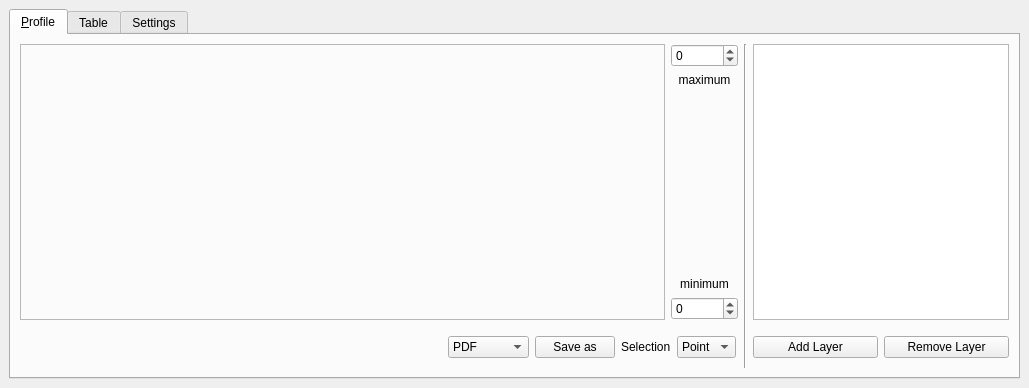
<?xml version="1.0" encoding="UTF-8"?>
<ui version="4.0">
 <class>ProfileTool</class>
 <widget class="QDockWidget" name="ProfileTool">
  <property name="geometry">
   <rect>
    <x>0</x>
    <y>0</y>
    <width>1029</width>
    <height>388</height>
   </rect>
  </property>
  <property name="windowTitle">
   <string>Profile Tool</string>
  </property>
  <widget class="QWidget" name="dockWidgetContents">
   <property name="sizePolicy">
    <sizepolicy hsizetype="Expanding" vsizetype="Expanding">
     <horstretch>0</horstretch>
     <verstretch>0</verstretch>
    </sizepolicy>
   </property>
   <layout class="QVBoxLayout" name="verticalLayout_3">
    <item>
     <widget class="QTabWidget" name="tabWidget">
      <property name="autoFillBackground">
       <bool>true</bool>
      </property>
      <property name="tabPosition">
       <enum>QTabWidget::North</enum>
      </property>
      <property name="tabShape">
       <enum>QTabWidget::Rounded</enum>
      </property>
      <property name="currentIndex">
       <number>0</number>
      </property>
      <property name="elideMode">
       <enum>Qt::ElideNone</enum>
      </property>
      <property name="usesScrollButtons">
       <bool>true</bool>
      </property>
      <widget class="QWidget" name="tab_1">
       <property name="sizePolicy">
        <sizepolicy hsizetype="Expanding" vsizetype="Expanding">
         <horstretch>0</horstretch>
         <verstretch>0</verstretch>
        </sizepolicy>
       </property>
       <attribute name="title">
        <string>&amp;Profile</string>
       </attribute>
       <layout class="QHBoxLayout" name="horizontalLayout_2">
        <item>
         <layout class="QGridLayout" name="gridLayout">
          <item row="0" column="5">
           <widget class="QTableView" name="tableView">
            <property name="sizePolicy">
             <sizepolicy hsizetype="Preferred" vsizetype="Expanding">
              <horstretch>0</horstretch>
              <verstretch>0</verstretch>
             </sizepolicy>
            </property>
            <property name="minimumSize">
             <size>
              <width>10</width>
              <height>10</height>
             </size>
            </property>
           </widget>
          </item>
          <item row="1" column="2" colspan="2">
           <widget class="QWidget" name="widget_save_buttons" native="true">
            <layout class="QHBoxLayout" name="horizontalLayout_3">
             <property name="margin">
              <number>2</number>
             </property>
             <item>
              <widget class="QStackedWidget" name="stackedWidget">
               <property name="currentIndex">
                <number>0</number>
               </property>
               <widget class="QWidget" name="page">
                <layout class="QHBoxLayout" name="horizontalLayout_4">
                 <item>
                  <spacer name="horizontalSpacer_2">
                   <property name="orientation">
                    <enum>Qt::Horizontal</enum>
                   </property>
                   <property name="sizeHint" stdset="0">
                    <size>
                     <width>0</width>
                     <height>20</height>
                    </size>
                   </property>
                  </spacer>
                 </item>
                </layout>
               </widget>
              </widget>
             </item>
             <item>
              <spacer name="horizontalSpacer">
               <property name="orientation">
                <enum>Qt::Horizontal</enum>
               </property>
               <property name="sizeHint" stdset="0">
                <size>
                 <width>1</width>
                 <height>20</height>
                </size>
               </property>
              </spacer>
             </item>
             <item>
              <widget class="QComboBox" name="cbxSaveAs">
               <item>
                <property name="text">
                 <string>PDF</string>
                </property>
               </item>
               <item>
                <property name="text">
                 <string>PNG</string>
                </property>
               </item>
               <item>
                <property name="text">
                 <string>SVG</string>
                </property>
               </item>
               <item>
                <property name="text">
                 <string>print (PS)</string>
                </property>
               </item>
              </widget>
             </item>
             <item>
              <widget class="QPushButton" name="butSaveAs">
               <property name="text">
                <string>Save as</string>
               </property>
              </widget>
             </item>
             <item>
              <widget class="QLabel" name="label">
               <property name="text">
                <string>Selection</string>
               </property>
              </widget>
             </item>
             <item>
              <widget class="QComboBox" name="comboBox">
               <property name="sizePolicy">
                <sizepolicy hsizetype="Minimum" vsizetype="Fixed">
                 <horstretch>0</horstretch>
                 <verstretch>0</verstretch>
                </sizepolicy>
               </property>
               <property name="frame">
                <bool>true</bool>
               </property>
               <item>
                <property name="text">
                 <string>Point</string>
                </property>
               </item>
              </widget>
             </item>
            </layout>
           </widget>
          </item>
          <item row="0" column="3">
           <layout class="QVBoxLayout" name="verticalLayout_5">
            <item>
             <widget class="QSpinBox" name="sbMaxVal">
              <property name="minimum">
               <number>-99999</number>
              </property>
              <property name="maximum">
               <number>999999</number>
              </property>
             </widget>
            </item>
            <item>
             <widget class="QLabel" name="label_2">
              <property name="text">
               <string>maximum</string>
              </property>
              <property name="alignment">
               <set>Qt::AlignHCenter|Qt::AlignTop</set>
              </property>
             </widget>
            </item>
            <item>
             <spacer name="verticalSpacer_2">
              <property name="orientation">
               <enum>Qt::Vertical</enum>
              </property>
              <property name="sizeHint" stdset="0">
               <size>
                <width>20</width>
                <height>40</height>
               </size>
              </property>
             </spacer>
            </item>
            <item>
             <widget class="QLabel" name="label_3">
              <property name="text">
               <string>minimum</string>
              </property>
              <property name="alignment">
               <set>Qt::AlignBottom|Qt::AlignHCenter</set>
              </property>
              <property name="margin">
               <number>3</number>
              </property>
             </widget>
            </item>
            <item>
             <widget class="QSpinBox" name="sbMinVal">
              <property name="minimum">
               <number>-99999</number>
              </property>
              <property name="maximum">
               <number>999999</number>
              </property>
             </widget>
            </item>
           </layout>
          </item>
          <item row="0" column="2">
           <widget class="QFrame" name="frame_for_plot">
            <property name="sizePolicy">
             <sizepolicy hsizetype="Expanding" vsizetype="Preferred">
              <horstretch>0</horstretch>
              <verstretch>1</verstretch>
             </sizepolicy>
            </property>
            <property name="frameShape">
             <enum>QFrame::StyledPanel</enum>
            </property>
            <property name="frameShadow">
             <enum>QFrame::Raised</enum>
            </property>
            <layout class="QVBoxLayout" name="verticalLayout_9"/>
           </widget>
          </item>
          <item row="1" column="5">
           <layout class="QHBoxLayout" name="horizontalLayout">
            <property name="spacing">
             <number>6</number>
            </property>
            <property name="leftMargin">
             <number>0</number>
            </property>
            <property name="topMargin">
             <number>0</number>
            </property>
            <property name="bottomMargin">
             <number>0</number>
            </property>
            <item>
             <widget class="QPushButton" name="pushButton_2">
              <property name="minimumSize">
               <size>
                <width>10</width>
                <height>20</height>
               </size>
              </property>
              <property name="text">
               <string>Add Layer</string>
              </property>
              <property name="autoRepeat">
               <bool>false</bool>
              </property>
              <property name="autoDefault">
               <bool>false</bool>
              </property>
              <property name="default">
               <bool>false</bool>
              </property>
              <property name="flat">
               <bool>false</bool>
              </property>
             </widget>
            </item>
            <item>
             <widget class="QPushButton" name="pushButton">
              <property name="minimumSize">
               <size>
                <width>10</width>
                <height>20</height>
               </size>
              </property>
              <property name="text">
               <string>Remove Layer</string>
              </property>
             </widget>
            </item>
           </layout>
          </item>
          <item row="0" column="4" rowspan="2">
           <widget class="Line" name="line">
            <property name="minimumSize">
             <size>
              <width>0</width>
              <height>0</height>
             </size>
            </property>
            <property name="orientation">
             <enum>Qt::Vertical</enum>
            </property>
           </widget>
          </item>
         </layout>
        </item>
        <item>
         <layout class="QVBoxLayout" name="verticalLayout">
          <property name="bottomMargin">
           <number>2</number>
          </property>
         </layout>
        </item>
       </layout>
      </widget>
      <widget class="QWidget" name="tab_2">
       <attribute name="title">
        <string>Table</string>
       </attribute>
       <layout class="QVBoxLayout" name="verticalLayout_2">
        <item>
         <widget class="QScrollArea" name="scrollArea">
          <property name="widgetResizable">
           <bool>true</bool>
          </property>
          <widget class="QWidget" name="scrollAreaWidgetContents">
           <property name="geometry">
            <rect>
             <x>0</x>
             <y>0</y>
             <width>985</width>
             <height>302</height>
            </rect>
           </property>
          </widget>
         </widget>
        </item>
       </layout>
      </widget>
      <widget class="QWidget" name="tab">
       <attribute name="title">
        <string>Settings</string>
       </attribute>
       <layout class="QGridLayout" name="gridLayout_2">
        <item row="2" column="0">
         <spacer name="verticalSpacer">
          <property name="orientation">
           <enum>Qt::Vertical</enum>
          </property>
          <property name="sizeHint" stdset="0">
           <size>
            <width>20</width>
            <height>40</height>
           </size>
          </property>
         </spacer>
        </item>
        <item row="1" column="0">
         <widget class="QGroupBox" name="groupBox_3">
          <property name="enabled">
           <bool>true</bool>
          </property>
          <property name="title">
           <string>Plot library</string>
          </property>
          <layout class="QVBoxLayout" name="verticalLayout_8">
           <item>
            <widget class="QComboBox" name="cboLibrary"/>
           </item>
          </layout>
         </widget>
        </item>
        <item row="1" column="1">
         <spacer name="horizontalSpacer_3">
          <property name="orientation">
           <enum>Qt::Horizontal</enum>
          </property>
          <property name="sizeType">
           <enum>QSizePolicy::Minimum</enum>
          </property>
          <property name="sizeHint" stdset="0">
           <size>
            <width>700</width>
            <height>20</height>
           </size>
          </property>
         </spacer>
        </item>
       </layout>
      </widget>
     </widget>
    </item>
   </layout>
  </widget>
 </widget>
 <resources/>
 <connections/>
</ui>
